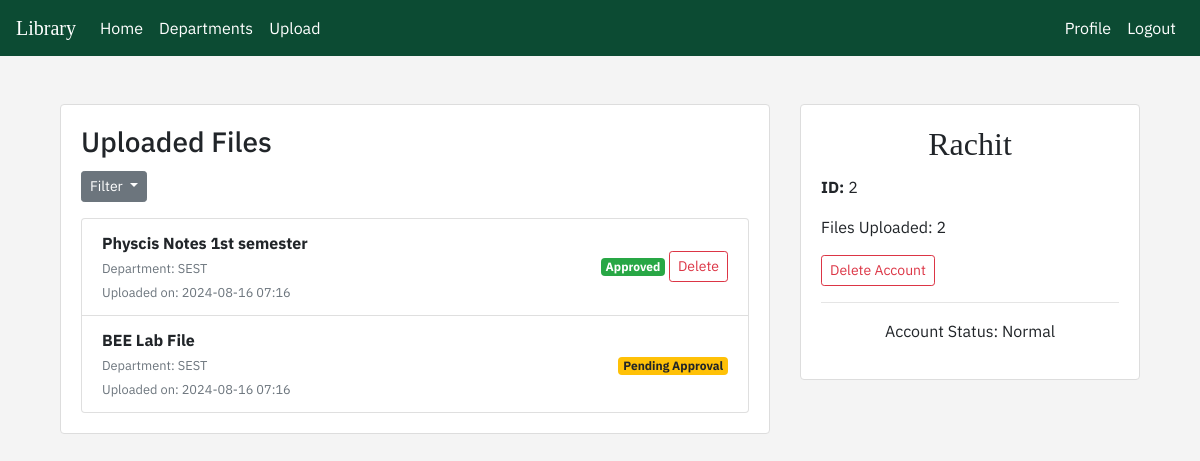
The app's page /user/user_profile/ (signed in), older data.
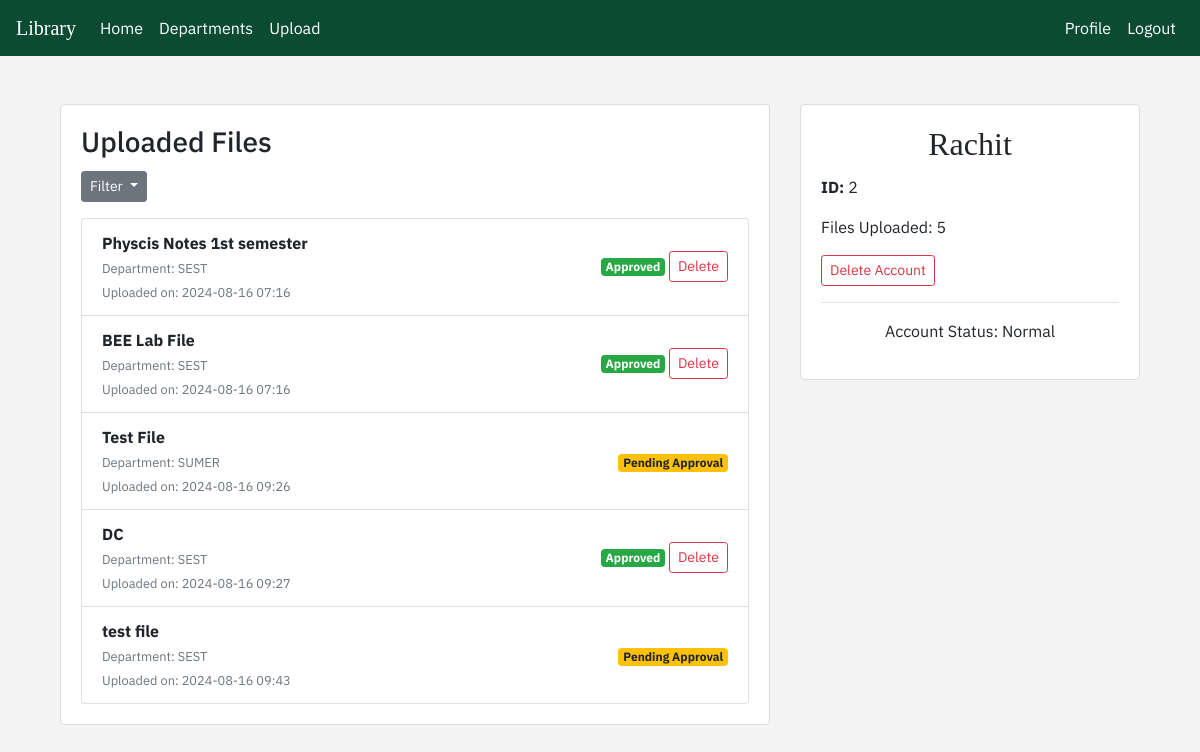
The same page, newer data.
### library/models.py (models this page shows, shortened)
class File(models.Model):
        file_name = models.CharField(max_length=255)
        file_department = models.CharField(max_length=255)
        file_path = models.FileField(upload_to='uploads/')
        file_status = models.BooleanField(default=False)
        uploaded_by = models.ForeignKey(settings.AUTH_USER_MODEL, on_delete=models.SET_NULL, null=True, blank=True)
        uploaded_at = models.DateTimeField(auto_now_add=True)
        upvotes = models.IntegerField(default=0)

### user/views.py (the view)
# urls.py: path("user_profile/", views.user_profile, name='library_user_profile'),
@login_required
def user_profile(request):
    current_user = request.user
    user = current_user
    filter_option = request.GET.get('filter', 'all')
    if filter_option == 'approved':
        user_files = File.objects.filter(uploaded_by=current_user, file_status=True)
    elif filter_option == 'unapproved':
        user_files = File.objects.filter(uploaded_by=current_user, file_status=False)
    else:
        user_files = File.objects.filter(uploaded_by=current_user)
    """
    using files.count() for faster counting instead of using a for loop.
    """
    uploads=user_files.count()
    return render(request, 'user/user_profile.html', {"user" : user, "user_files": user_files, "uploads": uploads})

### user/templates/user/user_profile.html (shortened to what this page needs)
{% extends "library/base.html" %}
{% block content %}
<div class="container my-5">
    <div class="row">
        <div class="col-md-8">
            <div class="card shadow-sm">
                <div class="card-body">
                    <h3 class="card-title">Uploaded Files</h3>
                    <div class="btn-group">
                        <button class="btn btn-secondary btn-sm dropdown-toggle" type="button" data-toggle="dropdown" aria-haspopup="true" aria-expanded="false">
                            Filter
                        </button>
                    </div>
                    {% if user_files %}
                        <ul class="list-group">
                            {% for file in user_files %}
                                <li class="list-group-item d-flex justify-content-between align-items-center">
                                    <div>
                                        <strong>{{ file.file_name }}</strong><br>
                                        <small class="text-muted">Department: {{ file.file_department }}</small><br>
                                        <small class="text-muted">Uploaded on: {{ file.uploaded_at|date:"Y-m-d H:i" }}</small>
                                    </div>
                                    <div>
                                        {% if file.file_status %}
                                            <span class="badge badge-success">Approved</span>
                                            <a href="{% url 'library_delete_file' file.id %}" class="btn btn-outline-danger btn-sm">Delete</a>
                                        {% else %}
                                            <span class="badge badge-warning">Pending Approval</span>
                                        {% endif %}
                                    </div>
                                </li>
                            {% endfor %}
                        </ul>
                    {% else %}
                        <p class="text-center">No Files Found.</p>
                    {% endif %}
                </div>
            </div>
        </div>
        <div class="col-md-4">
            <div class="card shadow-sm">
                <div class="card-body">
                    <h2 class="card-title text-center">{{ user.username }}</h2>
                    <p class="card-text"><strong>ID:</strong> {{ user.id }}</p>
                    <p class="card-text">Files Uploaded: {{ uploads }}</p>
                    <div class="d-grid gap-2">
                        <a href="{% url 'library_delete_account' %}" class="btn btn-outline-danger btn-sm">Delete Account</a>
                        {% if user.is_staff %}
                        <a href="{% url 'library_approve_requests' %}" class="">Approval Requests</a>
                        <hr>
                        <p class="text-center">Account Status: Admin</p>
                        {% else %}
                        <hr>
                        <p class="text-center">Account Status: Normal</p>
                        {% endif %}
                    </div>
                </div>
            </div>
        </div>
    </div>
</div>
{% endblock %}

### library/templates/library/base.html (shortened to what this page needs)
<!DOCTYPE html>
<html lang="en">
<head>
     <link rel="stylesheet" href="https://cdn.jsdelivr.net/npm/bootstrap@4.0.0/dist/css/bootstrap.min.css">
      {% load static %}
      <link rel="stylesheet" href="{% static 'library/style.css' %}">
</head>
<body>
    <nav class="navbar navbar-expand-lg custom-navbar">
        <a class="navbar-brand" href="{% url 'library_home' %}" style="font-family: 'Merriweather', serif;">Library</a>
      <div class="collapse navbar-collapse" id="navbarSupportedContent">
          <ul class="navbar-nav mr-auto">
              <li class="nav-item active">
                  <a class="nav-link" href="{% url 'library_home' %}">Home <span class="sr-only">(current)</span></a>
              </li>
              <li class="nav-item active">
                  <a class="nav-link" href="{% url 'library_departments' %}">Departments</a>
              </li>
              <li class="nav-item active">
                  <a class="nav-link" href="{% url 'library_upload_file' %}">Upload</a>
              </li>
          </ul>
          <ul class="navbar-nav ml-auto">
              {% if user.is_authenticated %}
              <li class="nav-item active">
                  <a class="nav-link" href="{% url 'library_user_profile' %}">Profile</a>
              </li>
              <li class="nav-item active">
                  <a class="nav-link" href="{% url 'library_logout_user' %}">Logout</a>
              </li>
              {% endif %}
          </ul>
      </div>
  </nav>
    <main class = "container mt-4">
    {%block content%} {%endblock%}
    </main>
</body>
</html>

### library/static/library/style.css (style rules this page uses)
* { font-family: 'IBM Plex Sans', serif; }
.custom-navbar { background-color: #0C4B33; }
.custom-navbar a { color: white; }
body { background-color: #f4f4f4; }
.card { background-color: #ffffff; border: 1px solid #ddd; }
.card h2 { font-family: 'Merriweather', serif; }

Row changes from the older to the newer data that the page shows:
changed File "BEE Lab File": file_status "Pending Approval" → "Approved Delete"
added File: file_name "Test File", file_department "SUMER", uploaded_at "2024-08-16 09:26", file_status "Pending Approval"
added File: file_name "DC", file_department "SEST", uploaded_at "2024-08-16 09:27", file_status "Approved"
added File: file_name "test file", file_department "SEST", uploaded_at "2024-08-16 09:43", file_status "Pending Approval"
Text that changed along with them:
{{ uploads }}: "2" → "5"
